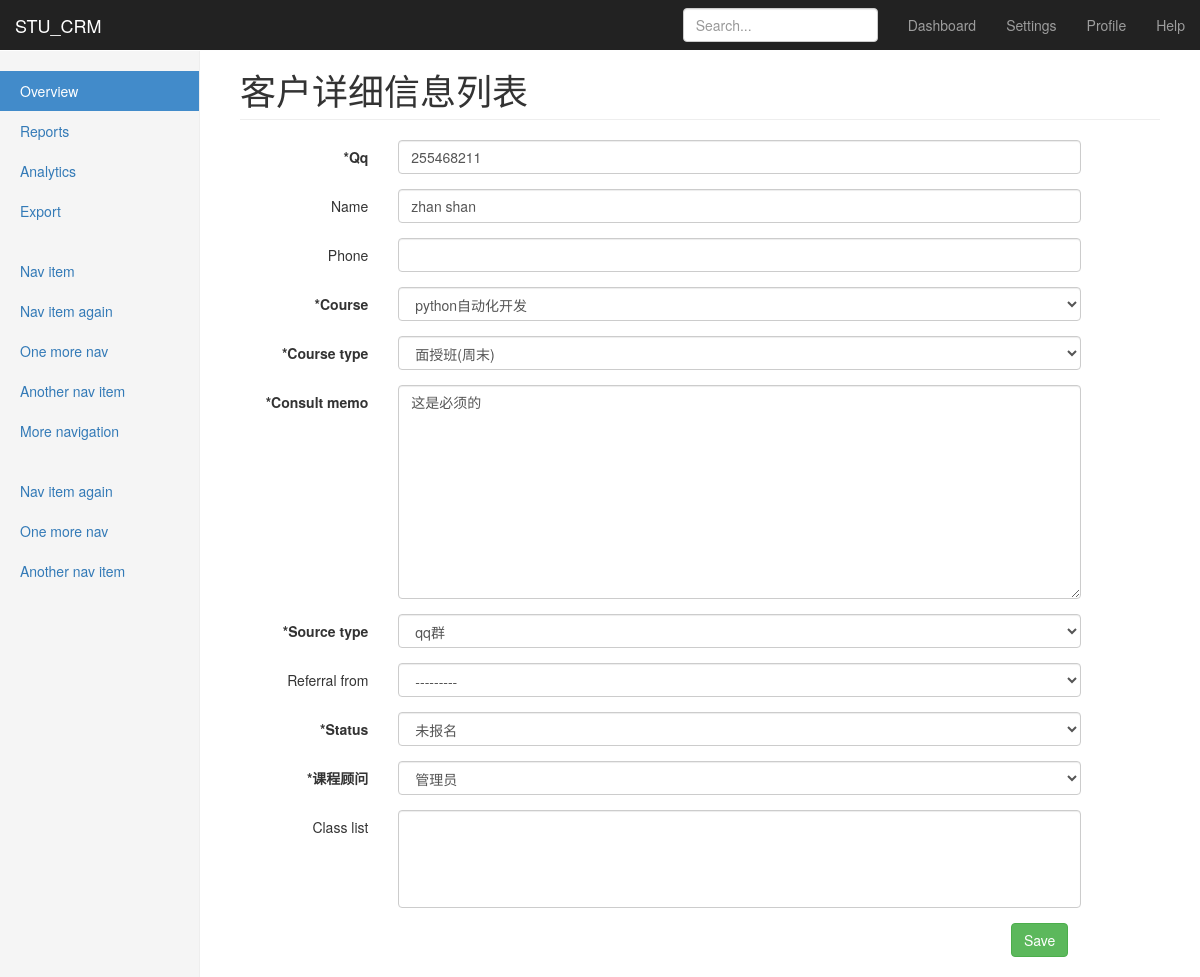
Page /crm/customers/1/ (signed in) on the committed database.
### stu_crm/models.py (models this page shows)
class Customer(models.Model):#创建客户表
    qq = models.CharField(max_length=64,unique=True)
    name = models.CharField(max_length=32,blank=True,null=True)#客户资询字段名字不是必要的
    phone = models.BigIntegerField(blank=True,null=True)#电话，长整数
    course = models.ForeignKey('Course')#要咨询的课程，关联课程表
    course_type = models.CharField(max_length=64,choices=course_type_choices,default='offline_weekend')#要以什么形式上课
    consult_memo = models.TextField()#咨询记录
    source_type_choices = (('qq', u"qq群"),
                   ('referral', u"内部转介绍"),
                   ('51cto', u"51cto"),
                   ('agent', u"招生代理"),
                   ('others', u"其它"),
                   )#来源渠道选项
    source_type = models.CharField(max_length=64,choices=source_type_choices)#来源渠道
    referral_from = models.ForeignKey('self',blank=True,null=True,related_name="internal_who")#写表名也行'Customer',关联自己
    status_choices = (('signed',u"已报名"),
                      ('unregistered',u"未报名"),
                      ('graduated',u"已毕业"),
                      ('drop-off',u"退学"),
                      )#客户状态
    status = models.CharField(choices=status_choices,max_length=64)#记录客户状态
    consultant = models.ForeignKey('UserProfile',verbose_name='课程顾问')#记录接待人
    class_list = models.ManyToManyField("ClassList",blank=True)#manytomany不需要null=True,记录已报名客户所在班级
    date = models.DateField('咨询日期',auto_now_add=True)#记录咨询日期
    def __str__(self):
        return "%s(%s)" %(self.qq,self.name)

### stu_crm/permissions.py (the view)
    def wrapper(*args,**kwargs):
        print('--start check perm--')
        if perm_check(*args, **kwargs) is not True:
            return render(args[0],'stu_crm/crm/403.html')
        return func(*args,**kwargs)

### stu_crm/forms.py
class CustomerModelForm(ModelForm):
    class Meta:
        model = models.Customer
        exclude =()
    def __init__(self,*args,**kwargs):
        super(CustomerModelForm,self).__init__(*args,**kwargs)#先继承下，再重写
        for field_name in self.base_fields:#循环所有子项,批量添加样式
            field = self.base_fields[field_name]
            field.widget.attrs.update({'class':'form-control'})

### stu_crm/models.py (called while the page is built)
    def __str__(self):
        return self.name  # 反射字段名

    def __str__(self):
        return self.name

### stu_crm/permissions.py (called while the page is built)
def check_permission(func):#装饰器
    def wrapper(*args,**kwargs):
        print('--start check perm--')
        if perm_check(*args, **kwargs) is not True:
            return render(args[0],'stu_crm/crm/403.html')
        return func(*args,**kwargs)
    return wrapper

### stu_crm/views.py (called while the page is built)
@check_permission
def customer_detail(request,customer_id):
    customer_obj= models.Customer.objects.get(id=customer_id)
    if request.method == "POST":
        form = forms.CustomerModelForm(request.POST,instance=customer_obj)#告诉新录入的修改谁
        if form.is_valid():#判断值是否有效
            form.save()#有效就保存
            print('url:',request.path)
            base_url = "/".join(request.path.split("/")[:-2])#动态返回列表页
            print("url:",base_url)
            return redirect(base_url)#保存成功后返回列表页
    else:
        form = forms.CustomerModelForm(instance=customer_obj)#传入已有数据
    return  render(request,'stu_crm/crm/customer_detail.html',{'customer_form':form})

### templates/stu_crm/crm/customer_detail.html (shortened to what this page needs)
{% extends '../base.html' %}
{% load custom_tags %}
{% block page-header %}
客户详细信息列表
{% endblock %}
{% block page-content %}
    <form method="post" class="form-horizontal">{% csrf_token %}
        {% for field in customer_form %}
            <div class="form-group">
            {% if field.field.required %}
                <label  class="col-sm-2 control-label">*{{ field.label }}</label>
            {% else %}
                <label  style="font-weight: normal" class="col-sm-2 control-label">{{ field.label }}</label>
            {% endif %}
                <div class="col-sm-9">
                    {{ field }}
                </div>
            </div>
        {% endfor %}
        <div class="col-sm-11">
            <input class="btn btn-success pull-right" type="submit" value="Save">
        </div>
    </form>
{% endblock %}

### rows in the picture
Customer: customer_form "255468211" "zhan shan" "python自动化开发" "面授班(周末)" "这是必须的" "qq群" "---------" "未报名" "管理员"

### other values in the picture
{{ field.label }} "Qq" "Course" "Course type" "Consult memo" "Source type" "Status" "课程顾问"
{{ field.label }} "Name" "Phone" "Referral from" "Class list"
